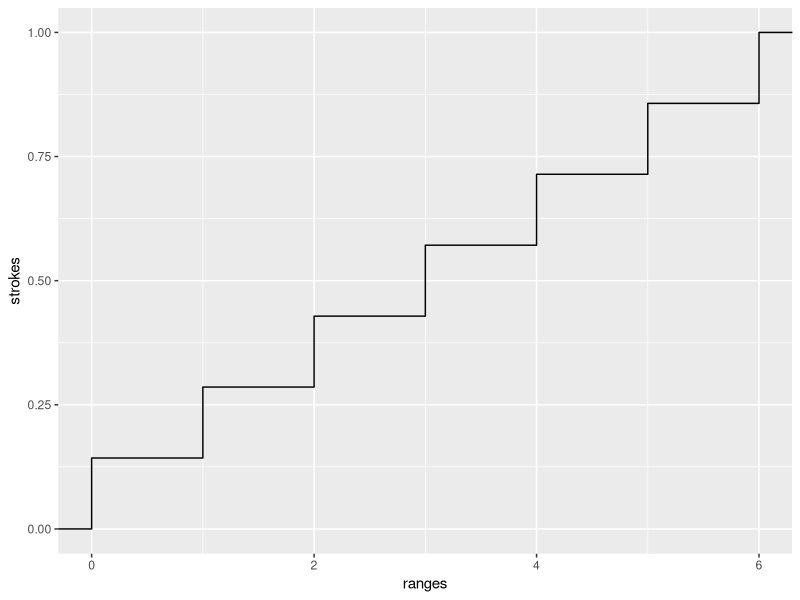
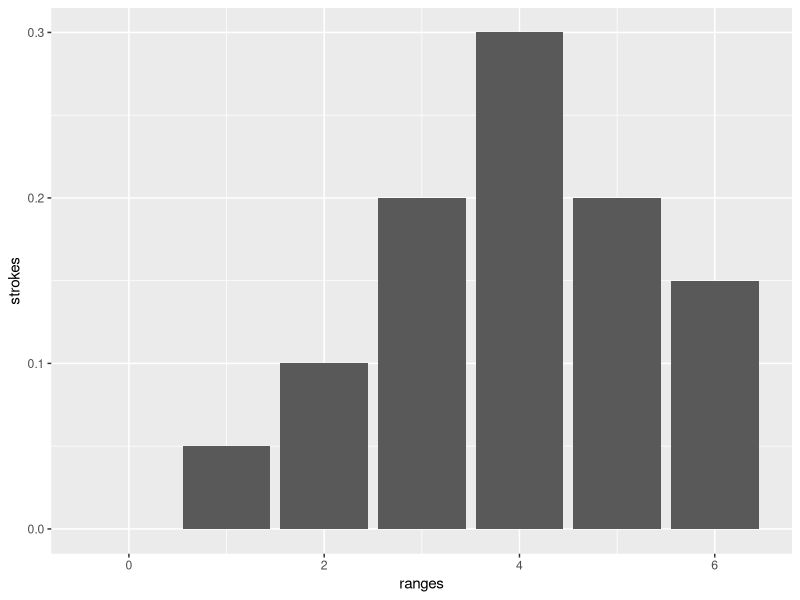

Source code (R) for these figures, in order: (Note: this script raises an error after producing the figures.)
## ---- chunk 1
library(tidyverse)
## ---- chunk 2
# 4.11 
strokes = c(0, 0.05, 0.1, 0.2, 0.3, 0.2, 0.15)
ranges = c(0,1,2,3,4,5,6)
data4.11 = data.frame(ranges, strokes)

ggplot(data4.11, aes(ranges, strokes)) + stat_ecdf()
## ---- chunk 3
ggplot(data4.11, aes(x=ranges, y=strokes)) + geom_col()
## ---- chunk 4
for (i in 0:4){
  val = dbinom(i, size = 4, prob = 0.5712)
  cat(i, ':', round(val, 4),'\n')
}
## ---- chunk 5
a = round(round(sqrt(10), 4) * 0.8, 4)
print(a-5)
print(a+5)
## ---- chunk 6
for (i in 0:5){
  val = dbinom(i, size = 5, prob = 0.3)
  cat(i, ':', round(val, 4),'\n')
}
## ---- chunk 7
arr = c()

for (i in 0:5){
  val = dbinom(i, size = 5, prob = 0.3)
  cat(i, ':', round(val, 4),'\n')
  arr <- append(arr, round(val, 4))
}
## ---- chunk 8
cnt = 0
for (i in 0:5){
  cnt = cnt + i * arr[i+1]
}
cnt # Expected Value 
## ---- chunk 9
x.2 = 0
for (i in 0:5){
  x.2 = x.2 + i * i * arr[i+1]
}
x.2 - cnt^2
## ---- chunk 10
make.binomial.vec <- function(n, p){
  arr = c()
  for (i in 0:n){
  val = dbinom(i, size = n, prob = p)
  arr <- append(arr, round(val, 4))
  }
  return (arr)
}
## ---- chunk 11
vec.a = make.binomial.vec(50,0.05)
vec.b = make.binomial.vec(50, 0.1)

print(sum(vec.a[1:3]))
print(sum(vec.b[1:3]))
## ---- chunk 12
vec.46 = make.binomial.vec(40,0.5)
sum(vec.46[21:41])
vec.46
## ---- chunk 13
rng = 0:40
exp.val = sum(rng*vec.46)
var = sum((rng^2)*vec.46) - exp.val^2
sqrt(var)
## ---- chunk 14
vec.50 = make.binomial.vec(10, 0.1)
1 - vec.50[1]
vec.50

price = c()

for (i in 0:10){
  p = 0
  test = 80
  treatment = 500
  
  p = test*(10-i) + treatment*i
  
  price = append(price, p)
  
}
print(price)

sum(price*vec.50x)
